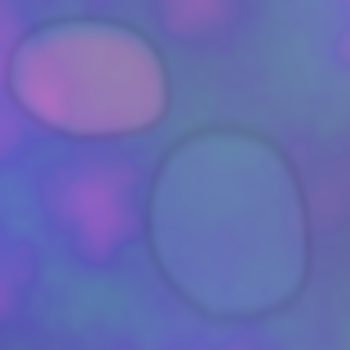
Frame 1 (no input)
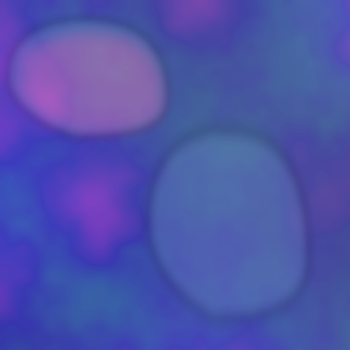
Frame 2 (the mouse pressed at the canvas centre, redrawn once)

The Processing sketch that drew these frames (run headless with seeded random() and noise(); the mouse was pressed at the canvas centre and the sketch redrawn once):

// Processing sketch: processing_79784
// ── processing_79784.pde

PGraphics t;
PGraphics i;
PGraphics d;
   float k = random(70, 100);
 float b = random(50, 90);
void setup() {
  size(350, 350);
  t = createGraphics(width, height, JAVA2D);
  d = createGraphics(width, height, JAVA2D);
   i = createGraphics(width, height, JAVA2D);
  smooth();
  noStroke();
  noLoop();
  float xnoise = 0.0;
  float ynoise = 0.0;
  float inc = 0.01;
 
  float k = random(70, 100); //left point y value
  float k2 = random(70, 100); //right point y value
  float b = random(50, 90); //top point x value
  float b2=random(60, 110); //bottom point x value
  float p = random(10, 30); // top side vertex and curve y value
  float q = random(140, 190); // right side vertex and curve x value
  float r = random(120, 170); //bottom side vertex and curve y value
  float s = random(5, 40); //left side vertex and curve x value
  t.beginDraw();
  t.colorMode(HSB, 360, 100, 100);
for (int y = 0; y<height;y++) {
  for (int x=0;x<width;x++) {
  float col = map(noise(xnoise, ynoise), 0, 1, 200, 285);
       float bright = map(noise(xnoise*.5, ynoise*.5),0,1,50,85);
       float sat = map(noise(xnoise*.2, ynoise*.2),0,1,50,85);
  t.stroke(col,sat,bright);
      t.point(x, y);
      xnoise = xnoise + inc;
    }
  xnoise = 0;
    ynoise = ynoise+inc;
  }
  t.endDraw();
  i.beginDraw();
  i.noStroke();
  i.smooth();
  i.fill(#688DBF,80);
  i.beginShape();
  i.vertex(b, p);
  i. bezierVertex(120, p, q, 30, q, k);
  i.vertex(q, k);
  i.bezierVertex(q, 125, 140, r, b2, r);
  i.vertex(b2, r);
  i.bezierVertex(71, r, s, 115, s, k2);
  i.vertex(s, k2);
  i. bezierVertex(s, 37, 41, p, b, p);
  i.endShape();
  i.endDraw();
  
  i.filter(BLUR,4);
   d.beginDraw();
  d.noStroke();
  d.smooth();
d.fill(#FF0000,50);
  d.beginShape();
  d.vertex(b, p);
  d. bezierVertex(120, p, q, 30, q, k);
  d.vertex(q, k);
  d.bezierVertex(q, 125, 140, r, b2, r);
  d.vertex(b2, r);
  d.bezierVertex(71, r, s, 115, s, k2);
  d.vertex(s, k2);
  d. bezierVertex(s, 37, 41, p, b, p);
  d.endShape();
  d.endDraw();
  d.filter(BLUR,8);
}
void draw() {
 
    image(t, 0, 0);
 image(i,0,0);
 translate(b+80,k+10);
 scale(1,1.6);
 image(i,0,0);
    blend(d,0,0,width,height,10,10,width-20,height-20,ADD);
     
//filter(BLUR,1);
}
